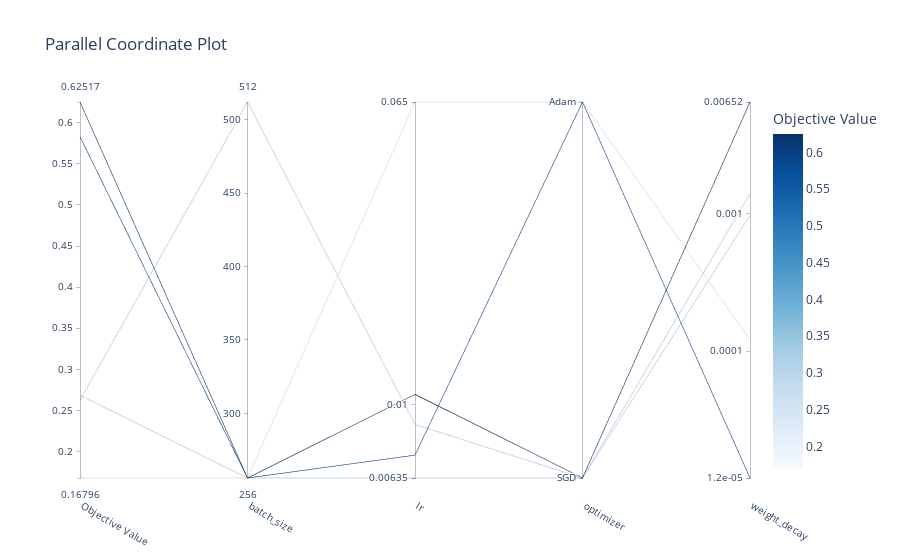

Write notebook code for a chart like this one.
### Code cell
optuna.visualization.plot_parallel_coordinate(study)

### Figure 1 — Plotly figure (JSON) as saved in the notebook; plotly's stock layout.template omitted (floating-point values rounded to 4 significant figures)
{"data": [{"dimensions": [{"label": "Objective Value", "range": [0.168, 0.6252], "values": [0.2685, 0.168, 0.6252, 0.2625, 0.5829]}, {"label": "batch_size", "range": [256, 512], "values": [256, 256, 256, 512, 256]}, {"label": "lr", "range": [-2.197, -1.187], "ticktext": ["0.00635", "0.01", "0.065"], "tickvals": [-2.197, -2, -1.187], "values": [-2.197, -1.187, -1.972, -2.053, -2.135]}, {"label": "optimizer", "range": [0, 1], "ticktext": ["SGD", "Adam"], "tickvals": [0, 1], "values": [0, 1, 0, 0, 1]}, {"label": "weight_decay", "range": [-4.923, -2.186], "ticktext": ["1.2e-05", "0.0001", "0.001", "0.00652"], "tickvals": [-4.923, -4, -3, -2.186], "values": [-2.853, -3.918, -2.186, -3.01, -4.923]}], "labelangle": 30, "labelside": "bottom", "line": {"color": [0.2685, 0.168, 0.6252, 0.2625, 0.5829], "colorbar": {"title": {"text": "Objective Value"}}, "colorscale": [[0, "rgb(247,251,255)"], [0.125, "rgb(222,235,247)"], [0.25, "rgb(198,219,239)"], [0.375, "rgb(158,202,225)"], [0.5, "rgb(107,174,214)"], [0.625, "rgb(66,146,198)"], [0.75, "rgb(33,113,181)"], [0.875, "rgb(8,81,156)"], [1, "rgb(8,48,107)"]], "reversescale": false, "showscale": true}, "type": "parcoords"}], "layout": {"title": {"text": "Parallel Coordinate Plot"}}}
